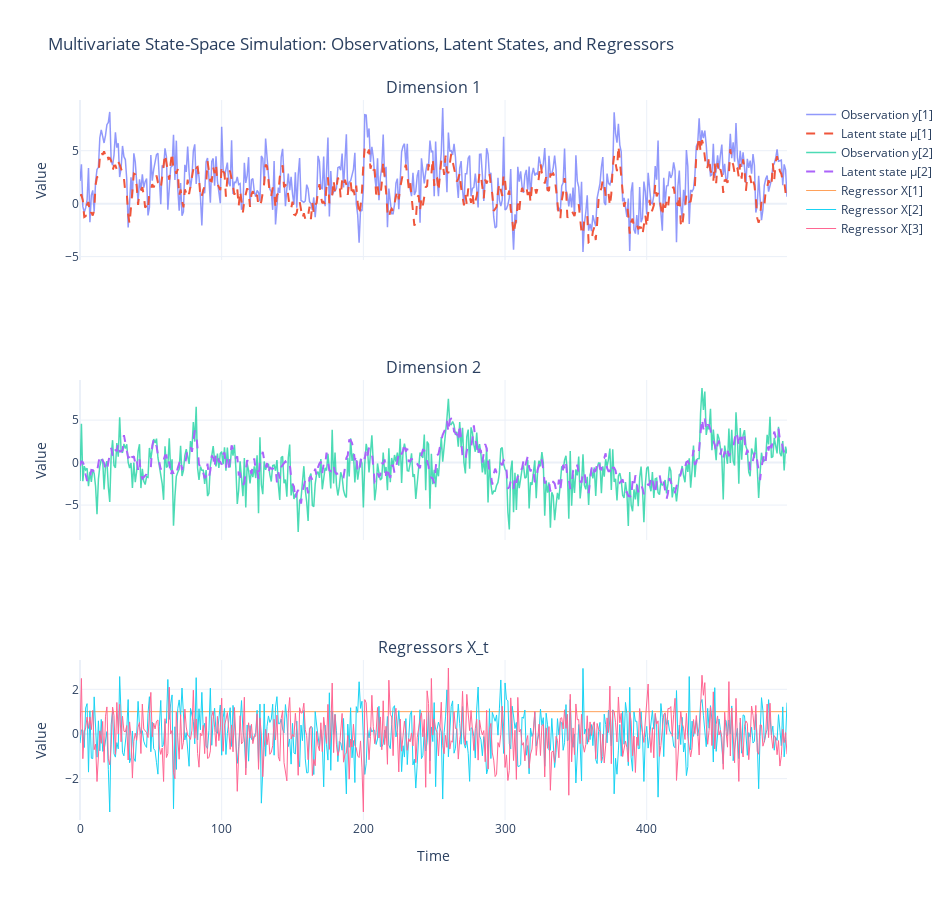

The notebook cell this image was saved under:
### Code cell
from plotly.subplots import make_subplots
import plotly.graph_objects as go
import numpy as np

time_axis = np.arange(T)
K = X_sim.shape[1]

# Create subplots: N rows for dimensions + 1 for regressors
fig = make_subplots(
    rows=N + 1, cols=1, shared_xaxes=True,
    subplot_titles=[f"Dimension {i+1}" for i in range(N)] + ["Regressors X_t"]
)

# --- Add y and mu plots per dimension ---
for dim in range(N):
    fig.add_trace(go.Scatter(
        x=time_axis, y=y_sim[:, dim],
        mode='lines', name=f'Observation y[{dim+1}]',
        line=dict(width=1.5), opacity=0.7
    ), row=dim+1, col=1)

    fig.add_trace(go.Scatter(
        x=time_axis, y=mu_sim[:, dim],
        mode='lines', name=f'Latent state μ[{dim+1}]',
        line=dict(width=2, dash='dash')
    ), row=dim+1, col=1)

# --- Plot each regressor in final subplot row ---
for k in range(K):
    fig.add_trace(go.Scatter(
        x=time_axis, y=X_sim[:, k],
        mode='lines', name=f'Regressor X[{k+1}]',
        line=dict(width=1)
    ), row=N+1, col=1)

# --- Layout styling ---
fig.update_layout(
    height=300 * (N + 1),
    width=950,
    title_text="Multivariate State-Space Simulation: Observations, Latent States, and Regressors",
    template="plotly_white",
    showlegend=True
)

fig.update_xaxes(title_text="Time", row=N+1, col=1)
fig.update_yaxes(title_text="Value")

fig.show()

### Figure 1 — Plotly figure (JSON) as saved in the notebook; plotly's stock layout.template omitted (floating-point values rounded to 4 significant figures; data arrays with more than 128 entries replaced by an {"elided": "..."} marker saying what was removed)
{"data": [{"line": {"width": 1.5}, "mode": "lines", "name": "Observation y[1]", "opacity": 0.7, "type": "scatter", "x": {"elided": "500 int values"}, "xaxis": "x", "y": {"elided": "500 float values"}, "yaxis": "y"}, {"line": {"dash": "dash", "width": 2}, "mode": "lines", "name": "Latent state μ[1]", "type": "scatter", "x": {"elided": "500 int values"}, "xaxis": "x", "y": {"elided": "500 float values"}, "yaxis": "y"}, {"line": {"width": 1.5}, "mode": "lines", "name": "Observation y[2]", "opacity": 0.7, "type": "scatter", "x": {"elided": "500 int values"}, "xaxis": "x2", "y": {"elided": "500 float values"}, "yaxis": "y2"}, {"line": {"dash": "dash", "width": 2}, "mode": "lines", "name": "Latent state μ[2]", "type": "scatter", "x": {"elided": "500 int values"}, "xaxis": "x2", "y": {"elided": "500 float values"}, "yaxis": "y2"}, {"line": {"width": 1}, "mode": "lines", "name": "Regressor X[1]", "type": "scatter", "x": {"elided": "500 int values"}, "xaxis": "x3", "y": {"elided": "500 float values"}, "yaxis": "y3"}, {"line": {"width": 1}, "mode": "lines", "name": "Regressor X[2]", "type": "scatter", "x": {"elided": "500 int values"}, "xaxis": "x3", "y": {"elided": "500 float values"}, "yaxis": "y3"}, {"line": {"width": 1}, "mode": "lines", "name": "Regressor X[3]", "type": "scatter", "x": {"elided": "500 int values"}, "xaxis": "x3", "y": {"elided": "500 float values"}, "yaxis": "y3"}], "layout": {"annotations": [{"font": {"size": 16}, "showarrow": false, "text": "Dimension 1", "x": 0.5, "xanchor": "center", "xref": "paper", "y": 1, "yanchor": "bottom", "yref": "paper"}, {"font": {"size": 16}, "showarrow": false, "text": "Dimension 2", "x": 0.5, "xanchor": "center", "xref": "paper", "y": 0.6111, "yanchor": "bottom", "yref": "paper"}, {"font": {"size": 16}, "showarrow": false, "text": "Regressors X_t", "x": 0.5, "xanchor": "center", "xref": "paper", "y": 0.2222, "yanchor": "bottom", "yref": "paper"}], "height": 900, "showlegend": true, "title": {"text": "Multivariate State-Space Simulation: Observations, Latent States, and Regressors"}, "width": 950, "xaxis": {"anchor": "y", "domain": [0, 1], "matches": "x3", "showticklabels": false}, "xaxis2": {"anchor": "y2", "domain": [0, 1], "matches": "x3", "showticklabels": false}, "xaxis3": {"anchor": "y3", "domain": [0, 1], "title": {"text": "Time"}}, "yaxis": {"anchor": "x", "domain": [0.7778, 1], "title": {"text": "Value"}}, "yaxis2": {"anchor": "x2", "domain": [0.3889, 0.6111], "title": {"text": "Value"}}, "yaxis3": {"anchor": "x3", "domain": [0, 0.2222], "title": {"text": "Value"}}}}
